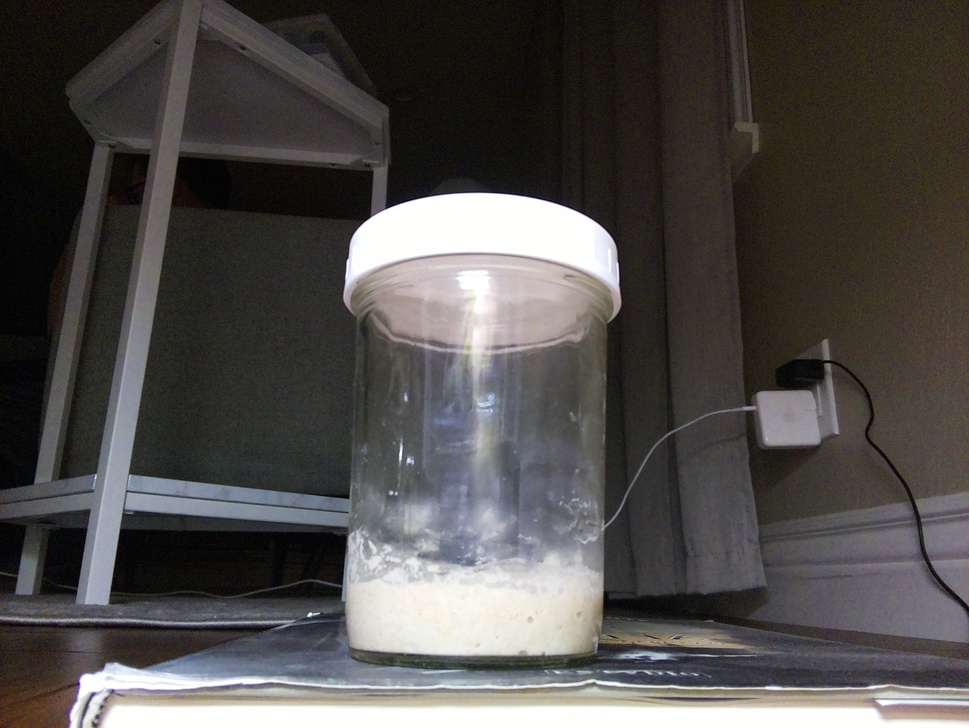
#> input picture images/image_0001.jpg, 969 x 728 px, shrunk from 3280 x 2464 before the run, found by its file name; its folder holds only this picture in this run
$ python timelapse_animation_plants_left.py
#> lines starting #> are read from the running program, lines starting #| are printed output that depends on the picture
import os
import cv2
import pandas as pd
import numpy as np
from PIL import Image, ImageDraw, ImageFont
import matplotlib.pyplot as plt
from matplotlib.backends.backend_agg import FigureCanvasAgg as FigureCanvas

# File Paths
data_log_path = "/Users/patrickjohnson/python-projects/timelapse/data_log.csv"
image_folder = "/Users/patrickjohnson/python-projects/timelapse/images"
output_video = "/Users/patrickjohnson/python-projects/timelapse/timelapse_with_graph.mp4"

# Load CSV Data
df = pd.read_csv(data_log_path)
#> (reads data_log.csv from the repository)
df.rename(columns={
    'Timestamp': 'time',
    'Temperature (°F)': 'temperature',
    'Humidity (%)': 'humidity'
}, inplace=True)

# Sort Data and Ensure Correct Formatting
df['time'] = pd.to_datetime(df['time'])
df.sort_values('time', inplace=True)

# Ensure Images Are Sorted Correctly
image_files = sorted([f for f in os.listdir(image_folder) if f.startswith("image_") and f.endswith(".jpg")])
df = df.iloc[:len(image_files)]  # Limit data to the number of images
df['image_paths'] = [f"{image_folder}/{img}" for img in image_files]

# Initialize Video Writer
frame = cv2.imread(df['image_paths'].iloc[0])
#> frame is the input picture: shape (728, 969, 3); mean B, G, R 74.9, 76.8, 79.7
height, width, layers = frame.shape
#> height = 728; width = 969; layers = 3
fps = 10  # Adjust fps for desired playback speed
fourcc = cv2.VideoWriter_fourcc(*'mp4v')
video = cv2.VideoWriter(output_video, fourcc, fps, (width, height))

# Font for Overlay
font_path = "/Library/Fonts/Arial.ttf"  # Adjust for your system
font = ImageFont.truetype(font_path, 36)

# Initialize Graph Figure
fig, ax = plt.subplots(figsize=(5, 8))  # Adjust graph size
canvas = FigureCanvas(fig)
x_data, temp_data, hum_data = [], [], []

# Process Each Frame
for idx, row in df.iterrows():
    # Read the timelapse frame
    frame = cv2.imread(row['image_paths'])
    pil_image = Image.fromarray(cv2.cvtColor(frame, cv2.COLOR_BGR2RGB))

    # Update Graph Data
    x_data.append(idx)
    temp_data.append(row['temperature'])
    hum_data.append(row['humidity'])

    # Clear and Update Graph
    ax.clear()
    ax.plot(x_data, temp_data, marker='o', color='blue', label="Temperature (°F)")
    ax.plot(x_data, hum_data, marker='s', color='green', label="Humidity (%)")
    ax.set_xlim(0, len(df))  # Adjust the range dynamically
    ax.set_ylim(0, max(max(temp_data), max(hum_data)) + 10)  # Adjust dynamically
    ax.set_xlabel("Frame Number", fontsize=12)
    ax.set_ylabel("Value", fontsize=12)
    ax.legend()
    ax.set_title("Temperature & Humidity Over Time", fontsize=14)

    # Render the Graph to Image
    canvas.draw()
    graph_image = np.frombuffer(canvas.tostring_argb(), dtype='uint8')  # Use `tostring_argb`
    graph_image = graph_image.reshape(canvas.get_width_height()[::-1] + (4,))
    graph_image = np.roll(graph_image, -1, axis=2)  # Reorder ARGB to RGBA
    graph_image = Image.fromarray(graph_image[..., :3])  # Drop the alpha channel
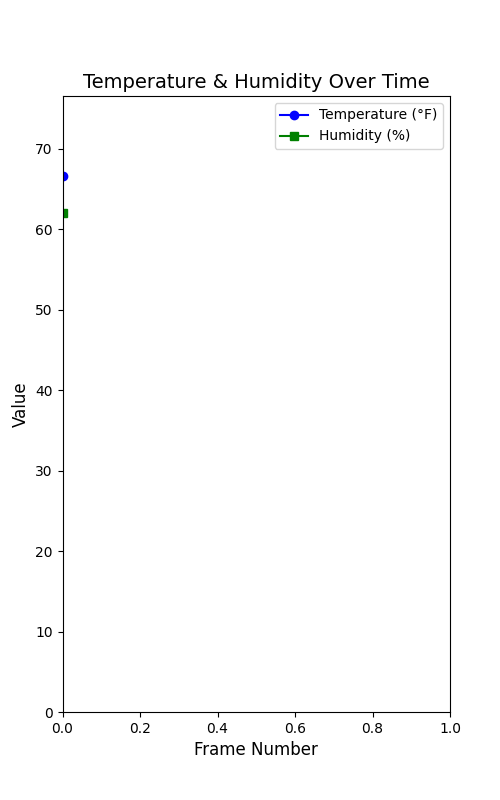
#> graph_image: PIL image 500x800 RGB; mean R, G, B 251.2, 251.2, 251.2

    # Overlay the Graph
    graph_width, graph_height = graph_image.size
#> graph_width = 500; graph_height = 800
    graph_x = 10  # Move the graph to the left side
    graph_y = 0  # Adjust vertical position of the graph
    pil_image.paste(graph_image, (graph_x, graph_y))
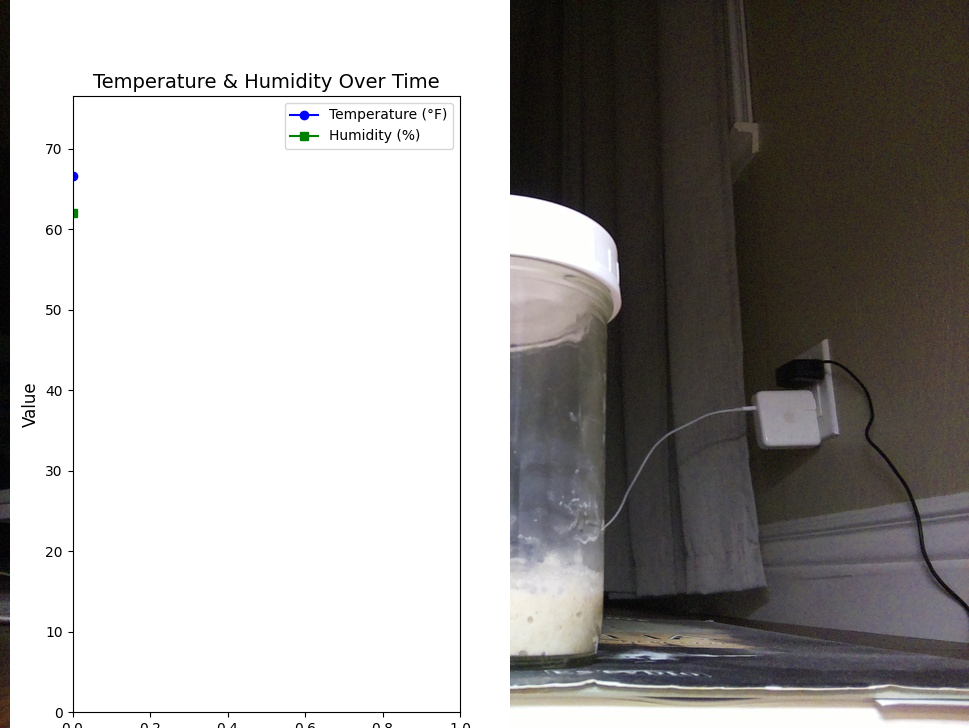
#> pil_image: PIL image 969x728 RGB; mean R, G, B 167.2, 164.8, 162.9

    # Convert Back to OpenCV
    frame = cv2.cvtColor(np.array(pil_image), cv2.COLOR_RGB2BGR)
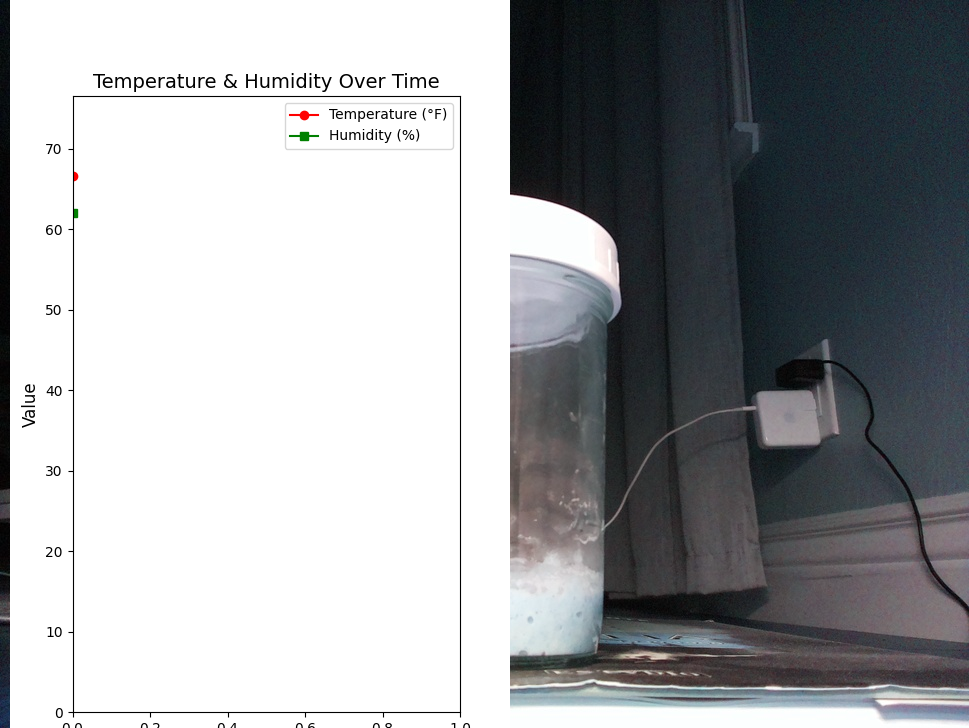
#> frame: shape (728, 969, 3); mean R, G, B 162.9, 164.8, 167.2
    video.write(frame)

    if idx % 10 == 0:  # Print progress every 10 frames
        print(f"Processed frame {idx + 1}/{len(df)}")

# Release Video Writer
video.release()
print(f"Timelapse with graph saved as {output_video}")
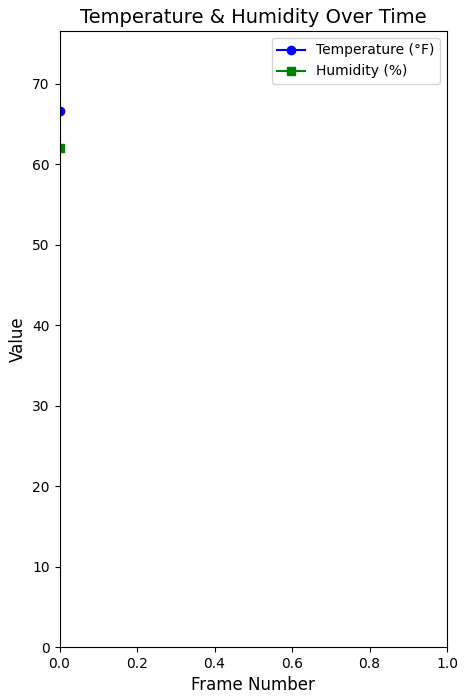
#> figure drawn by matplotlib, 1 panel
